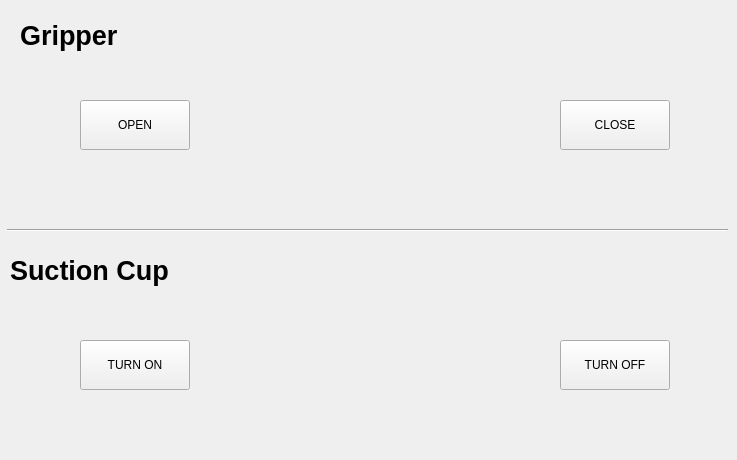
   <widget class="QWidget" name="ToolTab">
    <attribute name="title">
     <string>Tool</string>
    </attribute>

    <!-- Gripper label -->
    <widget class="QLabel" name="GripperLabel">
     <property name="geometry">
      <rect>
       <x>20</x>
       <y>10</y>
       <width>121</width>
       <height>51</height>
      </rect>
     </property>
     <property name="font">
      <font>
       <pointsize>20</pointsize>
       <weight>75</weight>
       <bold>true</bold>
      </font>
     </property>
     <property name="text">
      <string>Gripper</string>
     </property>
    </widget>

    <!-- Suction cup label -->
    <widget class="QLabel" name="SuctionCupLabel">
     <property name="geometry">
      <rect>
       <x>10</x>
       <y>240</y>
       <width>161</width>
       <height>61</height>
      </rect>
     </property>
     <property name="font">
      <font>
       <pointsize>20</pointsize>
       <weight>75</weight>
       <bold>true</bold>
      </font>
     </property>
     <property name="text">
      <string>Suction Cup</string>
     </property>
    </widget>

    <!-- Gripper open BUTTON -->
    <widget class="QPushButton" name="GripperOpen">
     <property name="geometry">
      <rect>
       <x>80</x>
       <y>100</y>
       <width>110</width>
       <height>50</height>
      </rect>
     </property>
     <property name="text">
      <string>OPEN</string>
     </property>
    </widget>

    <!-- Gripper close BUTTON -->
    <widget class="QPushButton" name="GripperClose">
     <property name="geometry">
      <rect>
       <x>560</x>
       <y>100</y>
       <width>110</width>
       <height>50</height>
      </rect>
     </property>
     <property name="text">
      <string>CLOSE</string>
     </property>
    </widget>

    <!-- Suction cup turn on BUTTON -->
    <widget class="QPushButton" name="SuctionCupTurnOn">
     <property name="geometry">
      <rect>
       <x>80</x>
       <y>340</y>
       <width>110</width>
       <height>50</height>
      </rect>
     </property>
     <property name="text">
      <string>TURN ON</string>
     </property>
    </widget>

    <!-- Suction cup turn off BUTTON -->
    <widget class="QPushButton" name="SuctionCupTurnOff">
     <property name="geometry">
      <rect>
       <x>560</x>
       <y>340</y>
       <width>110</width>
       <height>50</height>
      </rect>
     </property>
     <property name="text">
      <string>TURN OFF</string>
     </property>
    </widget>

    <!-- Gripper image -->
    <widget class="QLabel" name="GripperImage">
     <property name="geometry">
      <rect>
       <x>270</x>
       <y>10</y>
       <width>201</width>
       <height>191</height>
      </rect>
     </property>
     <property name="text">
      <string/>
     </property>
     <property name="pixmap">
      <pixmap>images/gripper.png</pixmap>
     </property>
     <property name="scaledContents">
      <bool>true</bool>
     </property>
    </widget>

    <!-- Suction cup image -->
    <widget class="QLabel" name="SuctionCupImage">
     <property name="geometry">
      <rect>
       <x>280</x>
       <y>250</y>
       <width>181</width>
       <height>201</height>
      </rect>
     </property>
     <property name="text">
      <string/>
     </property>
     <property name="pixmap">
      <pixmap>images/suction_cup.png</pixmap>
     </property>
     <property name="scaledContents">
      <bool>true</bool>
     </property>
    </widget>

    <!-- Add horizontal line under gripper label -->
    <widget class="Line" name="ToolTabHLine">
     <property name="geometry">
      <rect>
       <x>7</x>
       <y>220</y>
       <width>721</width>
       <height>20</height>
      </rect>
     </property>
     <property name="orientation">
      <enum>Qt::Horizontal</enum>
     </property>
    </widget>
   </widget>
